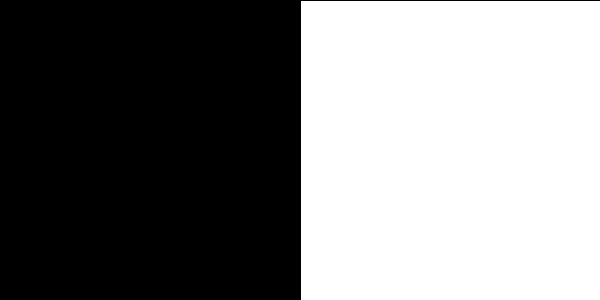
Frame 1 (no input)
Frame 60 (the mouse pressed at the canvas centre just before this capture): identical to frame 1, image omitted
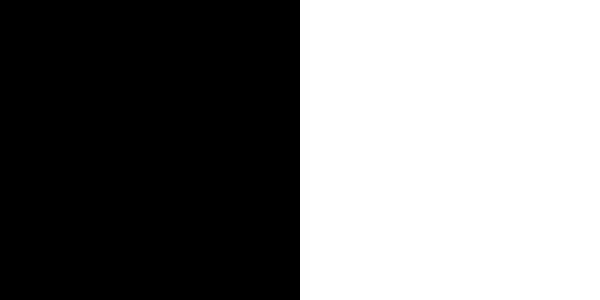
Frame 120 (the mouse held since frame 60 and released just before this capture)

The Processing sketch that drew these frames (run headless with seeded random() and noise(); from frame 60 on, the mouse is pressed at the canvas centre):

// Processing sketch: processing_178695
// ── processing_178695.pde


void setup(){
  size(600,300);//Size of Display Window
  background(0);//Creates a Black Window
  fill(255);//Fills Object White
  rect(300,0,300,300);//Creates a Square that covers the Right Side of the Display
  instructions();
}

void draw(){
  smooth();
  noStroke();//Disables the outline
  
  fill(random(255),random(255),random(255),random(255));//Fills Object a Random RGB Colour & Alpha
  if(mouseX>width/2){//If Statement Used (If the x position of the mouse if greater than 600..) 
    fill(random(0,255));//Fill Object a Random Greyscale Shade
  }
  //Creates a circle whereever the cursor is. The radius is determined by the distance of previous mouse position and its current position.
 //The quicker the mouse is moved the larger the circle. 
  ellipse(mouseX, mouseY,(pmouseX-mouseX + pmouseY-mouseY)/2, (pmouseX-mouseX + pmouseY-mouseY)/2);
  reset();
  
}

void reset(){
  if (mousePressed==true){//If the mouse is pressed..
    background(0);
    fill(255);
    rect(300,0,300,300);//it will reset the background back to its original display.
  }
}

void instructions(){
  textSize(20);
  fill(255);
  text("Click Play to Start",50,550);
  text("Click to Reset",50,570);
}
